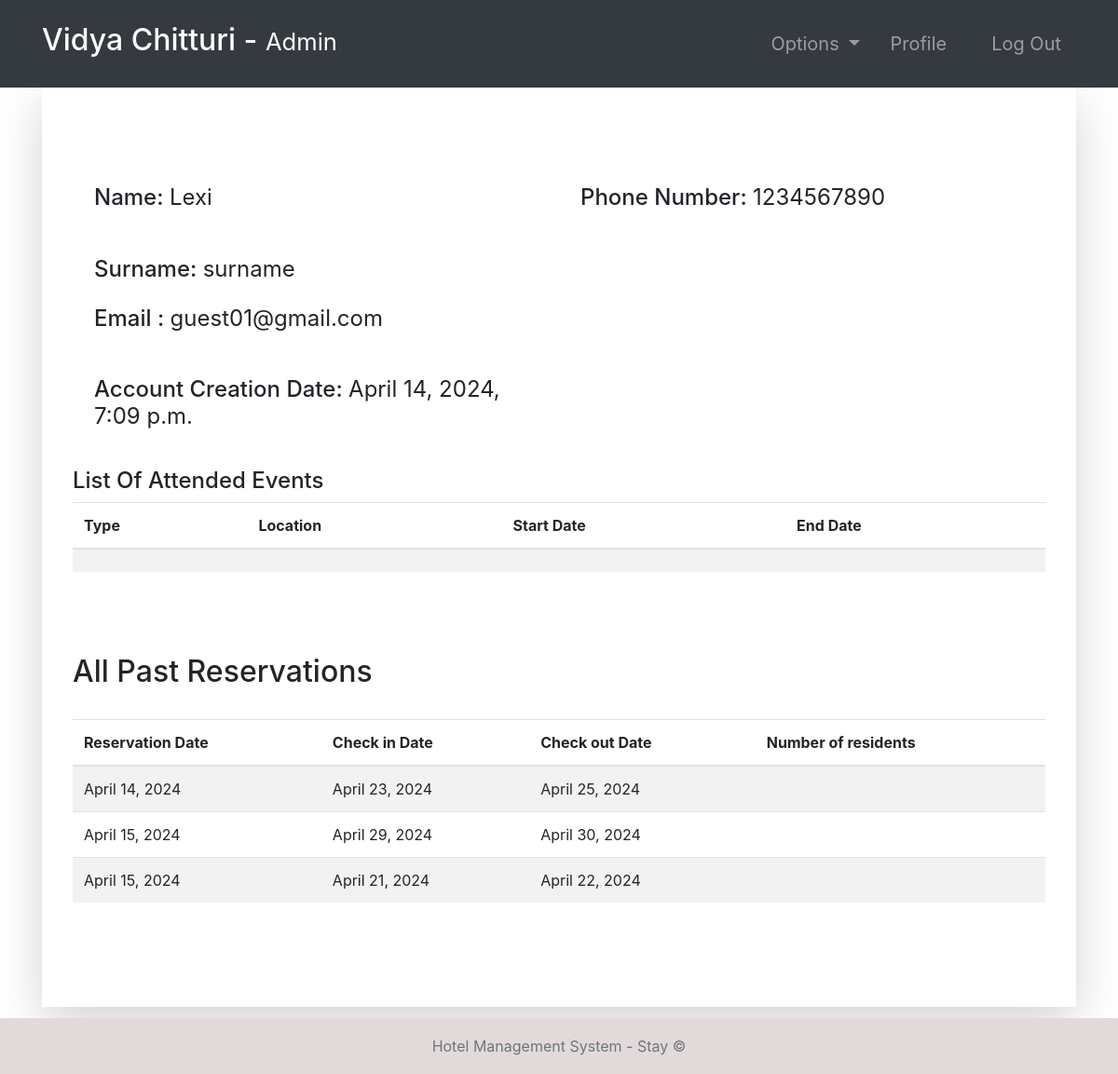
Screenshot of /guest-profile/3 (signed in) with the database file from the repository.
### accounts/models.py (models this page shows, shortened)
class Guest(models.Model):
    user = models.OneToOneField(User, null=True, on_delete=models.CASCADE)
    phoneNumber = PhoneNumberField(unique=True)

### hotel/models.py (models this page shows, shortened)
class EventAttendees(models.Model):
    event = models.ForeignKey(Event, on_delete=models.CASCADE)
    numberOfDependees = models.IntegerField(default=0)
    guest = models.ForeignKey(Guest,   null=True, on_delete=models.CASCADE)

### room/models.py (models this page shows, shortened)
class Booking(models.Model):
    roomNumber = models.ForeignKey(Room, on_delete=models.CASCADE)
    guest = models.ForeignKey(Guest, null=True, on_delete=models.CASCADE)
    dateOfReservation = models.DateField(default=timezone.now)
    startDate = models.DateField()
    endDate = models.DateField()

### accounts/views.py (the view, shortened to what this page needs)
# urls.py: path('guest-profile/<str:pk>', guest_profile, name="guest-profile"),
@login_required(login_url='login')
def guest_profile(request, pk):
    tempUser = User.objects.get(id=pk)
    guest = Guest.objects.get(user=tempUser)
    role = str(request.user.groups.all()[0])
    path = role + "/"
    eventAttendees = EventAttendees.objects.filter(guest=guest)
    bookings = Booking.objects.filter(guest=guest)
    context = {
        "role": role,
        "guest": guest,
        "eventAttendees": eventAttendees,
        "bookings": bookings
    }
    return render(request, path + "guest-profile.html", context)

### Templates/admin/guest-profile.html
{% extends '../index.html' %}
{% block context %}
{% include '../common_pages/guest-profile.html' %}
{% endblock %}

### Templates/incs/nav.html (shortened to what this page needs)
<nav class="navbar navbar-dark bg-dark navbar-expand-lg py-3 " role="navigation">
    <div class="container">
        <a href="" class="navbar-brand">
            <h2 class="text-capitalize">
                {{ request.user.first_name }} {{ request.user.last_name }} -
                <small>
                    {{ role }}
                </small>
            </h2>
        </a>
        <div class="collapse navbar-collapse" id="navbarTags">
            <ul class="navbar-nav ml-auto">
                <li class="nav-item dropdown p-2">
                    <a class="nav-link dropdown-toggle" href="#" id="navbarDropdown" role="button"
                        data-toggle="dropdown" aria-haspopup="true" aria-expanded="false">
                        Options
                    </a>
                </li>
                <li class="nav-item mr-3 p-2">
                    {% if role == 'staff' or role == 'receptionist' or role == 'admin' or role == 'manager' %}
                    <a href="{% url 'employee-profile' user.id %}" class="nav-link">Profile</a>
                    {% endif %}
                </li>
                <li class="nav-item p-2 ">
                    <a href="{% url 'logout' %}" class="nav-link">Log Out</a>
                </li>
            </ul>
        </div>
    </div>
</nav>

### Templates/common_pages/guest-profile.html (shortened to what this page needs)
<div class="container">
    <div class="shadow-lg p-5">
        <div class="row mt-5">
            <div class="col-6">
                <form action="" method="POST">
                    <div class="p-2 h4">
                        <span>Name:</span>
                        {% if guest.user.id != request.user.id %}
                        <span class="font-weight-normal">{{guest.user.first_name}} </span>
                        {% else %}
                        <input type="text" class="form-control border border-secondary" id="id_first_name"
                            value="{{guest.user.first_name}}" name="first_name">
                        {% endif %}
                    </div>
                    <br>
                    <div class="p-2 h4">
                        <span>Surname:</span>
                        {% if guest.user.id != request.user.id %}
                        <span class="font-weight-normal"> {{guest.user.last_name}}</span>
                        {% else %}
                        <input type="text" class="form-control border border-secondary" id="id_last_name"
                            value="{{guest.user.last_name}}" name="last_name">
                        {% endif %}
                    </div>
                    <div class="p-2 h4">
                        <span>Email :</span>
                        <span class="font-weight-normal">{{guest.user.email}}</span>
                    </div>
                    <br>
                    <div class="p-2 h4">
                        <span>Account Creation Date:</span>
                        <span class="font-weight-normal">{{guest.user.date_joined}}</span>
                    </div>
            </div>
            <div class="col-6">
                <div class="p-2 h4">
                    <span>Phone Number: </span>
                    {% if guest.user.id != request.user.id %}
                    <span class="font-weight-normal">{{guest.phoneNumber}}</span>
                    {% else %}
                    <input type="text" class="form-control border border-secondary" id="id_phoneNumber"
                        value="{{guest.phoneNumber}}" name="phoneNumber">
                    {% endif %}
                </div>
                <br>
            </div>
        </div>
        <br>
        {% if eventAttendees.first != None %}
        <div class="row">
            <h4>List Of Attended Events</h4>
            <table class="table table-hover table-striped">
                <thead>
                    <tr>
                        <th>Type</th>
                        <th>Location</th>
                        <th>Start Date</th>
                        <th>End Date</th>
                    </tr>
                </thead>
                <tbody>
                    {% for eveAt in eventAttendees %}
                    <tr>
                        <td>{{eveAt.eventType}}</td>
                        <td>{{eveAt.location}}</td>
                        <td>{{eveAt.startDate}}</td>
                        <td>{{eveAt.endtDate}}</td>
                    </tr>
                    {% endfor %}
                </tbody>
            </table>
        </div>
        {% endif %}
        <br>
        <div class="row">
            <div class="table-responsive table-striped my-5">
                <div class="table-header row">
                    <div class="col-sm-12 col-md-12 col-lg-4 mb-4">
                        <h2>All Past Reservations</h2>
                    </div>
                </div>
                <table class="table table-hover">
                    <thead>
                        <tr>
                            <th>Reservation Date</th>
                            <th>Check in Date</th>
                            <th>Check out Date</th>
                            <th>Number of residents</th>
                        </tr>
                    </thead>
                    <tbody>
                        {% for bo in bookings %}
                        <tr>
                            <td>{{bo.dateOfReservation}}</td>
                            <td>{{bo.startDate}}</td>
                            <td>{{bo.endDate}}</td>
                            <td>{{bo.numOfResidents}}</td>
                        </tr>
                        {% endfor %}
                    </tbody>
                </table>
            </div>
        </div>
    </div>
</div>

### static/css/main.css (style rules this page uses)
* { margin: 0; padding: 0; -webkit-font-smoothing: antialiased; }
body { position: relative; }
nav .nav-item { font-size: 20px; }

### rows the page displays
Guest: user.first_name "Lexi", user.last_name "surname", user.email "guest01@gmail.com", user.date_joined "April 14, 2024, 7:09 p.m.", phoneNumber "1234567890"
Booking: dateOfReservation "April 14, 2024", startDate "April 23, 2024", endDate "April 25, 2024"
Booking: dateOfReservation "April 15, 2024", startDate "April 29, 2024", endDate "April 30, 2024"
Booking: dateOfReservation "April 15, 2024", startDate "April 21, 2024", endDate "April 22, 2024"

### other values shown
{{ request.user.first_name }} "Vidya"
{{ request.user.last_name }} "Chitturi"
{{ role }} "Admin"
